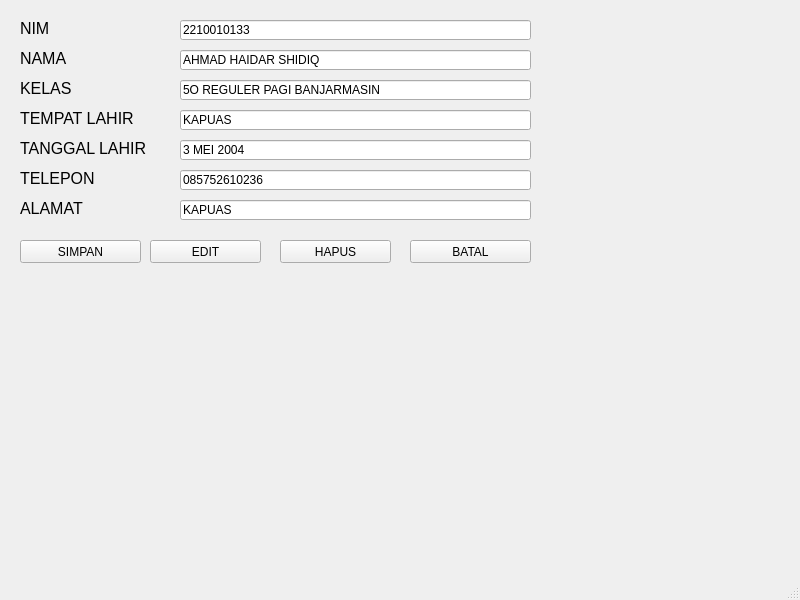
<?xml version="1.0" encoding="UTF-8"?>
<ui version="4.0">
 <class>MainWindow</class>
 <widget class="QMainWindow" name="MainWindow">
  <property name="geometry">
   <rect>
    <x>0</x>
    <y>0</y>
    <width>800</width>
    <height>600</height>
   </rect>
  </property>
  <property name="windowTitle">
   <string>MainWindow</string>
  </property>
  <widget class="QWidget" name="centralwidget">
   <widget class="QLabel" name="label">
    <property name="geometry">
     <rect>
      <x>20</x>
      <y>20</y>
      <width>61</width>
      <height>16</height>
     </rect>
    </property>
    <property name="font">
     <font>
      <pointsize>12</pointsize>
     </font>
    </property>
    <property name="text">
     <string>NIM</string>
    </property>
   </widget>
   <widget class="QLabel" name="label_2">
    <property name="geometry">
     <rect>
      <x>20</x>
      <y>50</y>
      <width>51</width>
      <height>16</height>
     </rect>
    </property>
    <property name="font">
     <font>
      <pointsize>12</pointsize>
     </font>
    </property>
    <property name="text">
     <string>NAMA</string>
    </property>
   </widget>
   <widget class="QLabel" name="label_3">
    <property name="geometry">
     <rect>
      <x>20</x>
      <y>80</y>
      <width>61</width>
      <height>16</height>
     </rect>
    </property>
    <property name="font">
     <font>
      <pointsize>12</pointsize>
     </font>
    </property>
    <property name="text">
     <string>KELAS</string>
    </property>
   </widget>
   <widget class="QLabel" name="label_4">
    <property name="geometry">
     <rect>
      <x>20</x>
      <y>110</y>
      <width>131</width>
      <height>16</height>
     </rect>
    </property>
    <property name="font">
     <font>
      <pointsize>12</pointsize>
     </font>
    </property>
    <property name="text">
     <string>TEMPAT LAHIR</string>
    </property>
   </widget>
   <widget class="QLabel" name="label_5">
    <property name="geometry">
     <rect>
      <x>20</x>
      <y>140</y>
      <width>141</width>
      <height>16</height>
     </rect>
    </property>
    <property name="font">
     <font>
      <pointsize>12</pointsize>
     </font>
    </property>
    <property name="text">
     <string>TANGGAL LAHIR</string>
    </property>
   </widget>
   <widget class="QLabel" name="label_6">
    <property name="geometry">
     <rect>
      <x>20</x>
      <y>170</y>
      <width>81</width>
      <height>16</height>
     </rect>
    </property>
    <property name="font">
     <font>
      <pointsize>12</pointsize>
     </font>
    </property>
    <property name="text">
     <string>TELEPON</string>
    </property>
   </widget>
   <widget class="QLabel" name="label_7">
    <property name="geometry">
     <rect>
      <x>20</x>
      <y>200</y>
      <width>81</width>
      <height>16</height>
     </rect>
    </property>
    <property name="font">
     <font>
      <pointsize>12</pointsize>
     </font>
    </property>
    <property name="text">
     <string>ALAMAT</string>
    </property>
   </widget>
   <widget class="QLineEdit" name="lineEdit_2">
    <property name="geometry">
     <rect>
      <x>180</x>
      <y>20</y>
      <width>351</width>
      <height>20</height>
     </rect>
    </property>
    <property name="text">
     <string>2210010133</string>
    </property>
   </widget>
   <widget class="QLineEdit" name="lineEdit_3">
    <property name="geometry">
     <rect>
      <x>180</x>
      <y>50</y>
      <width>351</width>
      <height>20</height>
     </rect>
    </property>
    <property name="text">
     <string>AHMAD HAIDAR SHIDIQ</string>
    </property>
   </widget>
   <widget class="QLineEdit" name="lineEdit_4">
    <property name="geometry">
     <rect>
      <x>180</x>
      <y>80</y>
      <width>351</width>
      <height>20</height>
     </rect>
    </property>
    <property name="text">
     <string>5O REGULER PAGI BANJARMASIN</string>
    </property>
   </widget>
   <widget class="QLineEdit" name="lineEdit_5">
    <property name="geometry">
     <rect>
      <x>180</x>
      <y>110</y>
      <width>351</width>
      <height>20</height>
     </rect>
    </property>
    <property name="text">
     <string>KAPUAS</string>
    </property>
   </widget>
   <widget class="QLineEdit" name="lineEdit_6">
    <property name="geometry">
     <rect>
      <x>180</x>
      <y>140</y>
      <width>351</width>
      <height>20</height>
     </rect>
    </property>
    <property name="text">
     <string>3 MEI 2004</string>
    </property>
   </widget>
   <widget class="QLineEdit" name="lineEdit_7">
    <property name="geometry">
     <rect>
      <x>180</x>
      <y>170</y>
      <width>351</width>
      <height>20</height>
     </rect>
    </property>
    <property name="text">
     <string>085752610236</string>
    </property>
   </widget>
   <widget class="QLineEdit" name="lineEdit_8">
    <property name="geometry">
     <rect>
      <x>180</x>
      <y>200</y>
      <width>351</width>
      <height>20</height>
     </rect>
    </property>
    <property name="text">
     <string>KAPUAS</string>
    </property>
   </widget>
   <widget class="QPushButton" name="pushButton">
    <property name="geometry">
     <rect>
      <x>20</x>
      <y>240</y>
      <width>121</width>
      <height>23</height>
     </rect>
    </property>
    <property name="text">
     <string>SIMPAN</string>
    </property>
   </widget>
   <widget class="QPushButton" name="pushButton_2">
    <property name="geometry">
     <rect>
      <x>150</x>
      <y>240</y>
      <width>111</width>
      <height>23</height>
     </rect>
    </property>
    <property name="text">
     <string>EDIT</string>
    </property>
   </widget>
   <widget class="QPushButton" name="pushButton_3">
    <property name="geometry">
     <rect>
      <x>280</x>
      <y>240</y>
      <width>111</width>
      <height>23</height>
     </rect>
    </property>
    <property name="text">
     <string>HAPUS</string>
    </property>
   </widget>
   <widget class="QPushButton" name="pushButton_4">
    <property name="geometry">
     <rect>
      <x>410</x>
      <y>240</y>
      <width>121</width>
      <height>23</height>
     </rect>
    </property>
    <property name="text">
     <string>BATAL</string>
    </property>
   </widget>
  </widget>
  <widget class="QMenuBar" name="menubar">
   <property name="geometry">
    <rect>
     <x>0</x>
     <y>0</y>
     <width>800</width>
     <height>21</height>
    </rect>
   </property>
  </widget>
  <widget class="QStatusBar" name="statusbar"/>
 </widget>
 <resources/>
 <connections/>
</ui>
